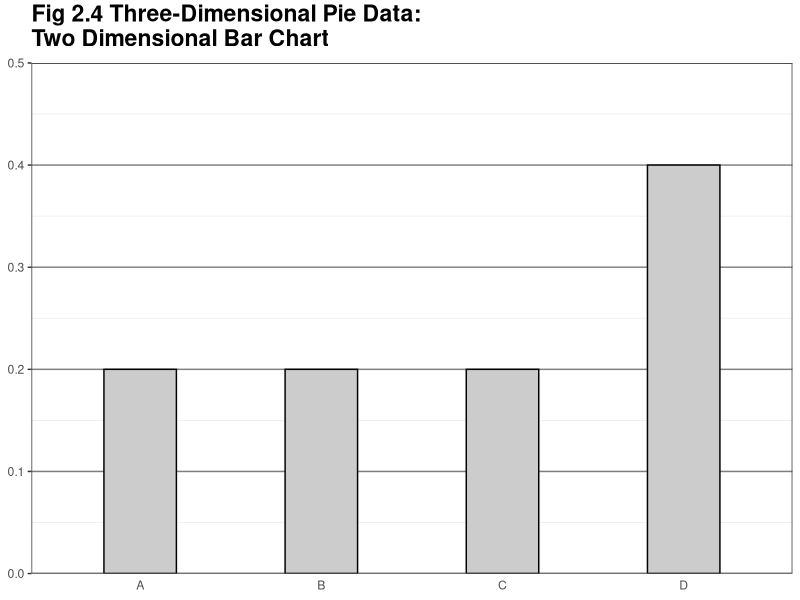
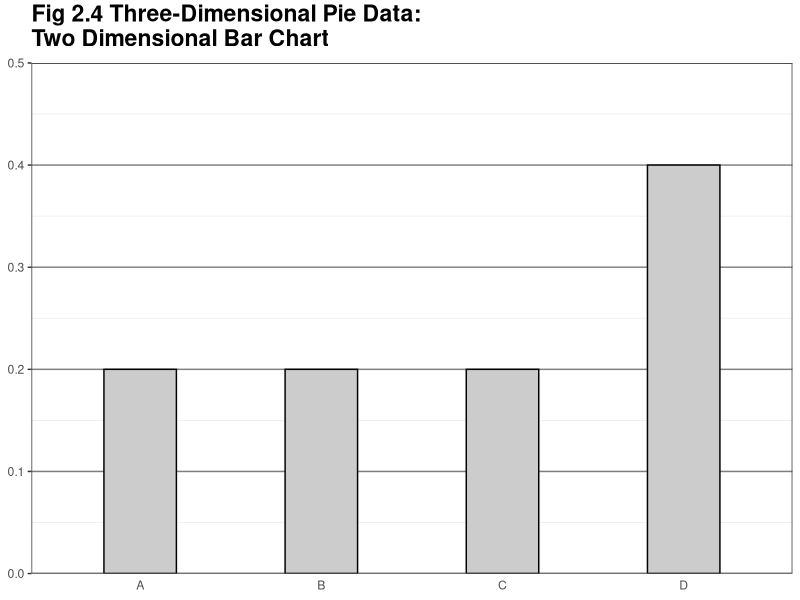

Recreate these plots in R, in order.
library(ggplot2)

this_base <- "fig02-04_three-dimensional-pie-data-two-dimensional-bar-chart"

my_data <- data.frame(
  variable = c("A", "B", "C", "D"),
  value = c(0.2, 0.2, 0.2, 0.4))

p <- ggplot(my_data, aes(x = variable, y = value)) + 
  geom_bar(stat = "identity", fill = "grey80", colour = "black", width = 0.4) +
  scale_y_continuous(limits = c(0, 0.5), expand = c(0, 0)) +
  ggtitle("Fig 2.4 Three-Dimensional Pie Data:\nTwo Dimensional Bar Chart") + 
  theme_bw() +
  theme(panel.grid.major.x = element_blank(),
        panel.grid.major.y = element_line(colour = "grey50"),
        plot.title = element_text(size = rel(1.5), face = "bold", vjust = 1.5),
        axis.ticks.x = element_blank(),
        axis.title = element_blank())

p

ggsave(paste0(this_base, ".png"), 
       p, width = 7, height = 4)

## pedantic: tick marks between bars
